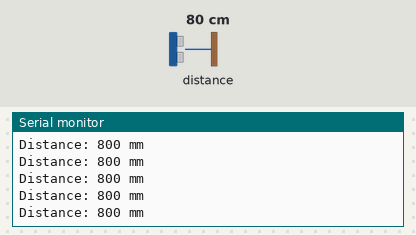
The sketch below on a simulated ESP32. On the bench: the last lines printed to the serial monitor. The inputs (shaded band) are chosen by the test bench; at power-on: distance to the obstacle 80 cm.

Above: at 1.2 s.
1.3 s: distance to the obstacle set to 250 cm
At 1.6 s:
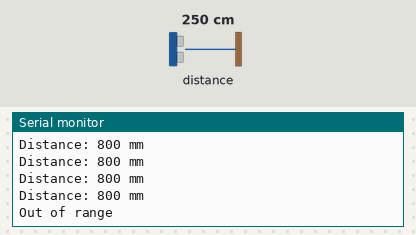
3.3 s: distance to the obstacle set to 2 cm
At 3.47 s:
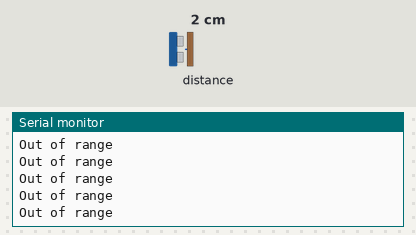

The sketch:

tofl_esp32_code.ino
```cpp
#include <Wire.h>
#include <Adafruit_VL53L0X.h>

Adafruit_VL53L0X lox;

void setup() {
  Serial.begin(115200);

  // ESP32 I2C pins
  Wire.begin(21, 22);

  Serial.println("VL53L0X ESP32 Test");

  if (!lox.begin(0x29, &Wire)) {
    Serial.println("FAILED to detect VL53L0X");
    while (1);
  }

  Serial.println("VL53L0X detected");
}

void loop() {
  VL53L0X_RangingMeasurementData_t measure;

  lox.rangingTest(&measure, false);

  if (measure.RangeStatus != 4) {
    Serial.print("Distance: ");
    Serial.print(measure.RangeMilliMeter);
    Serial.println(" mm");
  } else {
    Serial.println("Out of range");
  }

  delay(200);
}
```

Measured:
- after the input at 1.3 s, the serial monitor: prints a new line after 0.13 s (image 1)
